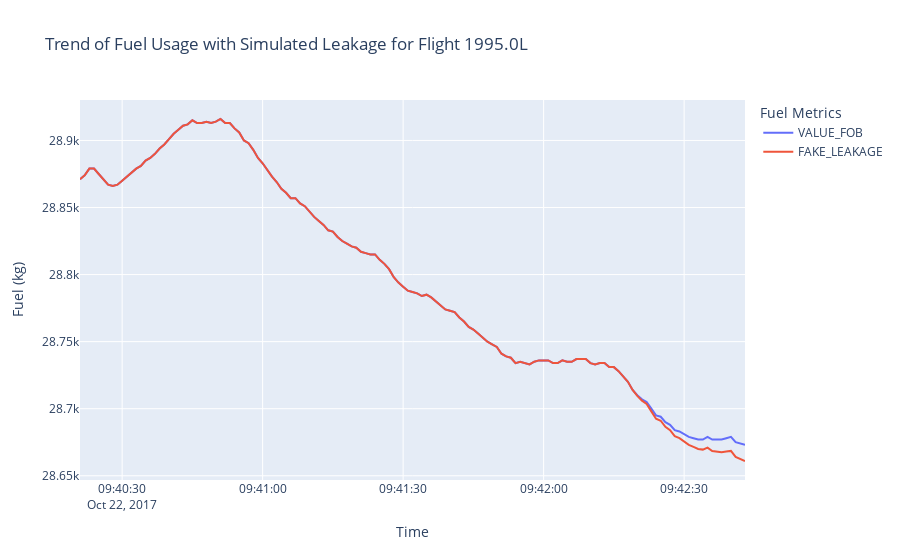

The notebook cell this image was saved under:
### Markdown cell above
# Simulating Fuel Leakage in Flights

In this section, we simulate fuel leakage in a subset of flights to understand how it impacts fuel metrics. The following steps outline the process:

1. **Copy the Dataset:**
   - Make a copy of the preprocessed dataset to ensure the original data remains unchanged.

2. **Check for Required Column:**
   - Ensure the dataset contains the 'VALUE_FOB' column, which is essential for the simulation. If not present, raise an error.

3. **Define Leakage Simulation Function:**
   - Implement a function `simulate_fake_leakage` to simulate a fuel leak starting mid-flight. The function calculates the fuel loss over time and adjusts the `VALUE_FOB` accordingly to create a new column `FAKE_LEAKAGE`.

4. **Randomly Select Flights:**
   - Select 100 random flights from the dataset to apply the fake leakage simulation. A random seed is set for reproducibility.

5. **Apply Leakage Simulation:**
   - For each selected flight, determine a random starting point mid-flight to begin the leak. Apply the leakage simulation and update the `FAKE_LEAKAGE` column. Additionally, append an 'L' to the flight name to indicate that a leak has been simulated.

6. **Print Information:**
   - Print the flight numbers where the fake leakage has been implemented for verification.

7. **Export Modified Dataset:**
   - Save the modified dataset, which includes the simulated leakage, to a CSV file named `combined_leaks.csv`.

8. **Plot Fuel Usage Trends:**
   - Select one of the flights with simulated leakage at random. Plot the trend of fuel usage (`VALUE_FOB` and `FAKE_LEAKAGE`) over time to visualize the impact of the simulated leak.

Further details on the methodology and its implications are explained in our report.

### Code cell
import pandas as pd
import numpy as np
import plotly.express as px

# Assuming combined is your preprocessed dataset
combined = combined.copy()

# Ensure 'VALUE_FOB' is present in the dataset
if 'VALUE_FOB' not in combined.columns:
    raise KeyError("The dataset must contain the 'VALUE_FOB' column.")

# Function to simulate a leak starting mid-flight
def simulate_fake_leakage(flight_data, leak_rate, start_point):
    flight_data = flight_data.copy()
    leak_duration = len(flight_data) - start_point
    leak_loss = np.zeros(len(flight_data))
    leak_loss[start_point:] = np.arange(leak_duration) * leak_rate
    flight_data['FAKE_LEAKAGE'] = flight_data['VALUE_FOB'] - leak_loss
    flight_data['LEAK'] = 0
    flight_data.iloc[start_point:, flight_data.columns.get_loc('LEAK')] = 1
    return flight_data

# Randomly select flights to add fake leakage
random_flights = combined['Flight'].unique()
np.random.seed(42)  # For reproducibility
selected_flights = np.random.choice(random_flights, size=100, replace=False)  # Select 100 random flights

# Initialize FAKE_LEAKAGE column with VALUE_FOB values
combined['FAKE_LEAKAGE'] = combined['VALUE_FOB']
combined['LEAK'] = 0  # Initialize LEAK column

# Apply the fake leakage simulation to selected flights
leak_rate = 0.5  # Define a leak rate

for flight in selected_flights:
    flight_data = combined[combined['Flight'] == flight]
    start_point = np.random.randint(len(flight_data) // 2, len(flight_data))  # Start leak mid-flight
    simulated_data = simulate_fake_leakage(flight_data, leak_rate, start_point)
    combined.loc[combined['Flight'] == flight, ['FAKE_LEAKAGE', 'LEAK']] = simulated_data[['FAKE_LEAKAGE', 'LEAK']]

# Print out where the fake leakages were implemented
for flight in selected_flights:
    print(f"Fake leakage implemented in flight: {flight} starting from mid-flight.")

import random

# Select a flight at random
random_leak_flight = str(random.choice(selected_flights)) + 'L'

# Get the data for the selected flight
flight_data = combined[combined['Flight'] == random_leak_flight]

# Plot the data
fig = px.line(flight_data, x='UTC_TIME', y=['VALUE_FOB', 'FAKE_LEAKAGE'],
              labels={'value': 'Fuel (kg)', 'UTC_TIME': 'Time'},
              title=f'Trend of Fuel Usage with Simulated Leakage for Flight {random_leak_flight}')
fig.update_layout(legend_title_text='Fuel Metrics')
fig.show()

### Figure 1 — Plotly figure (JSON) as saved in the notebook; plotly's stock layout.template omitted (floating-point values rounded to 4 significant figures; data arrays with more than 128 entries replaced by an {"elided": "..."} marker saying what was removed)
{"data": [{"hovertemplate": "variable=VALUE_FOB<br>Time=%{x}<br>Fuel (kg)=%{y}<extra></extra>", "legendgroup": "VALUE_FOB", "line": {"color": "#636efa", "dash": "solid"}, "marker": {"symbol": "circle"}, "mode": "lines", "name": "VALUE_FOB", "orientation": "v", "showlegend": true, "type": "scatter", "x": {"elided": "143 str values"}, "xaxis": "x", "y": {"elided": "143 int values"}, "yaxis": "y"}, {"hovertemplate": "variable=FAKE_LEAKAGE<br>Time=%{x}<br>Fuel (kg)=%{y}<extra></extra>", "legendgroup": "FAKE_LEAKAGE", "line": {"color": "#EF553B", "dash": "solid"}, "marker": {"symbol": "circle"}, "mode": "lines", "name": "FAKE_LEAKAGE", "orientation": "v", "showlegend": true, "type": "scatter", "x": {"elided": "143 str values"}, "xaxis": "x", "y": {"elided": "143 float values"}, "yaxis": "y"}], "layout": {"legend": {"title": {"text": "Fuel Metrics"}, "tracegroupgap": 0}, "title": {"text": "Trend of Fuel Usage with Simulated Leakage for Flight 1995.0L"}, "xaxis": {"anchor": "y", "domain": [0, 1], "title": {"text": "Time"}}, "yaxis": {"anchor": "x", "domain": [0, 1], "title": {"text": "Fuel (kg)"}}}}
